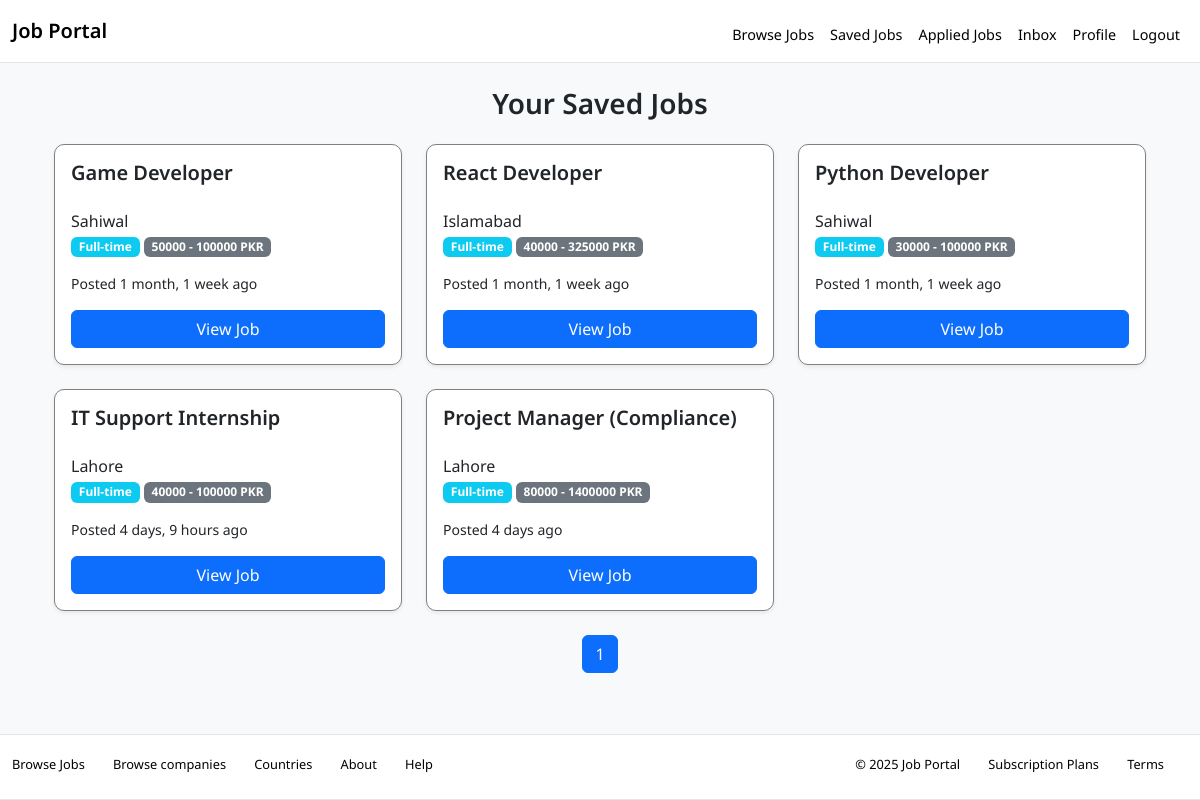
Screenshot of /seeker/saved/ (signed in) with the database file from the repository.
### core/models.py (models this page shows)
class SavedJob(models.Model):
    seeker = models.ForeignKey(JobSeekerProfile, on_delete=models.CASCADE)
    job = models.ForeignKey(Job, on_delete=models.CASCADE)
    saved_at = models.DateTimeField(auto_now_add=True)
    class Meta:
        unique_together = ('seeker', 'job')  # 🔐 Prevent duplicate saves

class Job(models.Model):
    employer = models.ForeignKey(EmployerProfile, on_delete=models.CASCADE)
    title = models.CharField(max_length=150)
    description = models.TextField()
    skills_required = models.TextField()
    location = models.CharField(max_length=100)
    salary_min = models.IntegerField()
    salary_max = models.IntegerField()
    job_type = models.CharField(max_length=20, choices=[('full', 'Full-Time'), ('part', 'Part-Time'), ('remote', 'Remote'), ('intern', 'Internship')])
    created_at = models.DateTimeField(auto_now_add=True)
    expiry_date = models.DateField()
    is_active = models.BooleanField(default=True)

### core/views.py (the view)
# urls.py: path('seeker/saved/', saved_jobs_page, name='saved-jobs'),
@login_required
def saved_jobs_page(request):
    if request.user.role != 'seeker':
        messages.error(request, "Not authorized.")
        return redirect('dashboard')
    seeker = request.user.jobseekerprofile
    saved_jobs = SavedJob.objects.filter(seeker=seeker).select_related('job')
    paginator = Paginator(saved_jobs, 6)  # show 6 per page
    page = request.GET.get('page')
    page_obj = paginator.get_page(page)
    return render(request, 'core/saved_jobs.html', {
        'saved_jobs': page_obj
    })

### core/templates/core/saved_jobs.html (shortened to what this page needs)
{% extends 'base.html' %}
{% block content %}
<div class="container p-4">
  <h3 class="text-center mb-4">Your Saved Jobs</h3>
  {% if not saved_jobs %}
    <div class="alert alert-warning mt-4">
      You have no saved jobs.
    </div>
  {% else %}
    <div class="row g-4">
      {% for item in saved_jobs %}
        <div class="col-md-4">
          <div class="card p-3 shadow-sm" style="border-radius: 10px; border: 1px solid grey">
            <h5>{{ item.job.title }}</h5>
            <span>{{ item.job.location }}</span>
            <div class="mb-3">
              <span class="badge bg-info">
                {% if item.job.job_type == 'full' %}Full-time{% elif item.job.job_type == 'remote' %}Remote{% endif %}
              </span>
              <span class="badge bg-secondary">{{ item.job.salary_min|floatformat:0 }} - {{ item.job.salary_max|floatformat:0 }} PKR</span>
            </div>
            <small>Posted {{ item.job.created_at|timesince }} ago</small>
            <a
              href="{% url 'job-detail' item.job.id %}"
              class="btn btn-primary mt-3">
              View Job
            </a>
          </div>
        </div>
      {% endfor %}
    </div>
    <nav aria-label="Page navigation" class="mt-4">
      <ul class="pagination justify-content-center">
        {% for num in saved_jobs.paginator.page_range %}
          <li class="page-item {% if saved_jobs.number == num %}active{% endif %}">
            <a class="page-link" href="?page={{ num }}">{{ num }}</a>
          </li>
        {% endfor %}
      </ul>
    </nav>
  {% endif %}
</div>
{% endblock %}

### core/templates/base.html (style rules this page uses)
body { font-family: 'Noto Sans', 'Helvetica Neue', Helvetica, Arial, sans-serif !important; }
h3 { font-weight: 600; }
h5 { font-weight: 600; }

### rows the page displays
SavedJob: job "Game Developer", job.location "Sahiwal", shows "Full-time", job.salary_min "50000", job.salary_max "100000", job.created_at "1 month, 1 week"
SavedJob: job "React Developer", job.location "Islamabad", shows "Full-time", job.salary_min "40000", job.salary_max "325000", job.created_at "1 month, 1 week"
SavedJob: job "Python Developer", job.location "Sahiwal", shows "Full-time", job.salary_min "30000", job.salary_max "100000", job.created_at "1 month, 1 week"
SavedJob: job "IT Support Internship", job.location "Lahore", shows "Full-time", job.salary_min "40000", job.salary_max "100000", job.created_at "4 days, 9 hours"
SavedJob: job "Project Manager (Compliance)", job.location "Lahore", shows "Full-time", job.salary_min "80000", job.salary_max "1400000", job.created_at "4 days"

### other values shown
{{ num }} "1"
